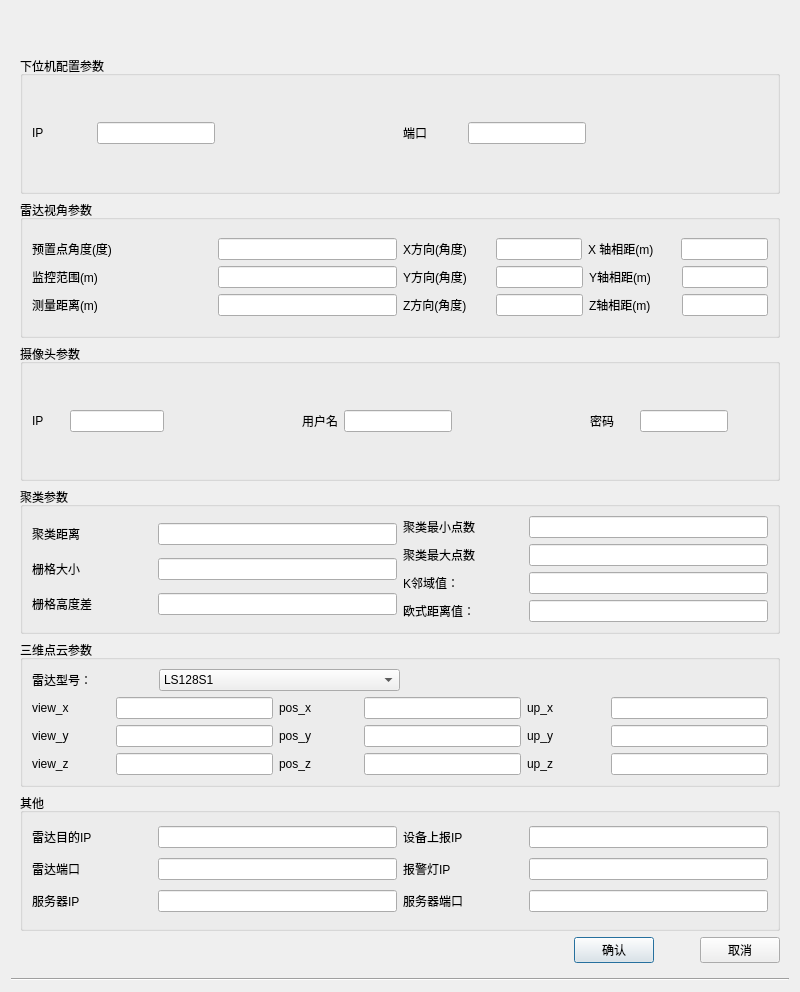
<?xml version="1.0" encoding="UTF-8"?>
<ui version="4.0">
 <class>AddLidar</class>
 <widget class="QDialog" name="AddLidar">
  <property name="geometry">
   <rect>
    <x>0</x>
    <y>0</y>
    <width>800</width>
    <height>992</height>
   </rect>
  </property>
  <property name="sizePolicy">
   <sizepolicy hsizetype="Fixed" vsizetype="Fixed">
    <horstretch>0</horstretch>
    <verstretch>0</verstretch>
   </sizepolicy>
  </property>
  <property name="windowTitle">
   <string>Dialog</string>
  </property>
  <layout class="QVBoxLayout" name="verticalLayout_20">
   <item>
    <widget class="ChildTitleBar" name="widget" native="true">
     <property name="minimumSize">
      <size>
       <width>0</width>
       <height>30</height>
      </size>
     </property>
     <property name="maximumSize">
      <size>
       <width>16777215</width>
       <height>30</height>
      </size>
     </property>
    </widget>
   </item>
   <item>
    <widget class="QWidget" name="widget_2" native="true">
     <layout class="QVBoxLayout" name="verticalLayout_13">
      <item>
       <layout class="QVBoxLayout" name="verticalLayout_10">
        <item>
         <layout class="QVBoxLayout" name="verticalLayout_3">
          <item>
           <widget class="QGroupBox" name="groupBox_6">
            <property name="title">
             <string>下位机配置参数</string>
            </property>
            <layout class="QGridLayout" name="gridLayout_6" rowstretch="0,0">
             <item row="1" column="0">
              <layout class="QVBoxLayout" name="verticalLayout_16" stretch="0">
               <property name="sizeConstraint">
                <enum>QLayout::SetNoConstraint</enum>
               </property>
               <item>
                <layout class="QHBoxLayout" name="horizontalLayout_53">
                 <property name="sizeConstraint">
                  <enum>QLayout::SetNoConstraint</enum>
                 </property>
                 <item>
                  <layout class="QVBoxLayout" name="verticalLayout_17">
                   <item>
                    <layout class="QHBoxLayout" name="horizontalLayout_54" stretch="1,2">
                     <item>
                      <widget class="QLabel" name="label_35">
                       <property name="text">
                        <string>IP</string>
                       </property>
                      </widget>
                     </item>
                     <item>
                      <widget class="QLineEdit" name="lower_machine_ip">
                       <property name="alignment">
                        <set>Qt::AlignCenter</set>
                       </property>
                      </widget>
                     </item>
                    </layout>
                   </item>
                  </layout>
                 </item>
                 <item>
                  <layout class="QVBoxLayout" name="verticalLayout_18">
                   <item>
                    <layout class="QHBoxLayout" name="horizontalLayout_56" stretch=""/>
                   </item>
                  </layout>
                 </item>
                 <item>
                  <spacer name="horizontalSpacer_4">
                   <property name="orientation">
                    <enum>Qt::Horizontal</enum>
                   </property>
                   <property name="sizeHint" stdset="0">
                    <size>
                     <width>40</width>
                     <height>20</height>
                    </size>
                   </property>
                  </spacer>
                 </item>
                 <item>
                  <layout class="QVBoxLayout" name="verticalLayout_19">
                   <item>
                    <layout class="QHBoxLayout" name="horizontalLayout_59" stretch="1,2">
                     <item>
                      <widget class="QLabel" name="label_41">
                       <property name="text">
                        <string>端口</string>
                       </property>
                      </widget>
                     </item>
                     <item>
                      <widget class="QLineEdit" name="lower_machine_port">
                       <property name="alignment">
                        <set>Qt::AlignCenter</set>
                       </property>
                      </widget>
                     </item>
                    </layout>
                   </item>
                  </layout>
                 </item>
                 <item>
                  <spacer name="horizontalSpacer_7">
                   <property name="orientation">
                    <enum>Qt::Horizontal</enum>
                   </property>
                   <property name="sizeHint" stdset="0">
                    <size>
                     <width>40</width>
                     <height>20</height>
                    </size>
                   </property>
                  </spacer>
                 </item>
                </layout>
               </item>
              </layout>
             </item>
            </layout>
           </widget>
          </item>
          <item>
           <widget class="QGroupBox" name="groupBox">
            <property name="title">
             <string>雷达视角参数</string>
            </property>
            <layout class="QGridLayout" name="gridLayout_3">
             <item row="0" column="0">
              <layout class="QVBoxLayout" name="verticalLayout">
               <item>
                <layout class="QHBoxLayout" name="horizontalLayout_37">
                 <item>
                  <layout class="QHBoxLayout" name="horizontalLayout_2" stretch="1,1">
                   <item>
                    <widget class="QLabel" name="label_4">
                     <property name="text">
                      <string>预置点角度(度)  </string>
                     </property>
                     <property name="alignment">
                      <set>Qt::AlignLeading|Qt::AlignLeft|Qt::AlignVCenter</set>
                     </property>
                    </widget>
                   </item>
                   <item>
                    <widget class="QLineEdit" name="JAngle">
                     <property name="alignment">
                      <set>Qt::AlignCenter</set>
                     </property>
                    </widget>
                   </item>
                  </layout>
                 </item>
                 <item>
                  <layout class="QHBoxLayout" name="horizontalLayout_21">
                   <item>
                    <layout class="QHBoxLayout" name="horizontalLayout_3" stretch="1,1">
                     <item>
                      <widget class="QLabel" name="label_9">
                       <property name="text">
                        <string>X方向(角度)</string>
                       </property>
                      </widget>
                     </item>
                     <item>
                      <widget class="QLineEdit" name="XAngle">
                       <property name="alignment">
                        <set>Qt::AlignCenter</set>
                       </property>
                      </widget>
                     </item>
                    </layout>
                   </item>
                   <item>
                    <layout class="QHBoxLayout" name="horizontalLayout_5" stretch="1,1">
                     <item>
                      <widget class="QLabel" name="label">
                       <property name="text">
                        <string>X 轴相距(m)</string>
                       </property>
                      </widget>
                     </item>
                     <item>
                      <widget class="QLineEdit" name="base_x">
                       <property name="alignment">
                        <set>Qt::AlignCenter</set>
                       </property>
                      </widget>
                     </item>
                    </layout>
                   </item>
                  </layout>
                 </item>
                </layout>
               </item>
               <item>
                <layout class="QHBoxLayout" name="horizontalLayout_38">
                 <item>
                  <layout class="QHBoxLayout" name="horizontalLayout" stretch="1,1">
                   <item>
                    <widget class="QLabel" name="label_2">
                     <property name="text">
                      <string>监控范围(m)</string>
                     </property>
                     <property name="alignment">
                      <set>Qt::AlignLeading|Qt::AlignLeft|Qt::AlignVCenter</set>
                     </property>
                    </widget>
                   </item>
                   <item>
                    <widget class="QLineEdit" name="JDis">
                     <property name="alignment">
                      <set>Qt::AlignCenter</set>
                     </property>
                    </widget>
                   </item>
                  </layout>
                 </item>
                 <item>
                  <layout class="QHBoxLayout" name="horizontalLayout_26">
                   <item>
                    <layout class="QHBoxLayout" name="horizontalLayout_4" stretch="1,1">
                     <item>
                      <widget class="QLabel" name="label_3">
                       <property name="text">
                        <string>Y方向(角度)</string>
                       </property>
                       <property name="alignment">
                        <set>Qt::AlignLeading|Qt::AlignLeft|Qt::AlignVCenter</set>
                       </property>
                      </widget>
                     </item>
                     <item>
                      <widget class="QLineEdit" name="YAngle">
                       <property name="alignment">
                        <set>Qt::AlignCenter</set>
                       </property>
                      </widget>
                     </item>
                    </layout>
                   </item>
                   <item>
                    <layout class="QHBoxLayout" name="horizontalLayout_6" stretch="1,1">
                     <item>
                      <widget class="QLabel" name="label_5">
                       <property name="text">
                        <string>Y轴相距(m)</string>
                       </property>
                      </widget>
                     </item>
                     <item>
                      <widget class="QLineEdit" name="base_y">
                       <property name="alignment">
                        <set>Qt::AlignCenter</set>
                       </property>
                      </widget>
                     </item>
                    </layout>
                   </item>
                  </layout>
                 </item>
                </layout>
               </item>
               <item>
                <layout class="QHBoxLayout" name="horizontalLayout_39">
                 <item>
                  <layout class="QHBoxLayout" name="horizontalLayout_7" stretch="1,1">
                   <item>
                    <widget class="QLabel" name="label_6">
                     <property name="text">
                      <string>测量距离(m)</string>
                     </property>
                    </widget>
                   </item>
                   <item>
                    <widget class="QLineEdit" name="setradius">
                     <property name="alignment">
                      <set>Qt::AlignCenter</set>
                     </property>
                    </widget>
                   </item>
                  </layout>
                 </item>
                 <item>
                  <layout class="QHBoxLayout" name="horizontalLayout_34">
                   <item>
                    <layout class="QHBoxLayout" name="horizontalLayout_35" stretch="1,1">
                     <item>
                      <widget class="QLabel" name="label_18">
                       <property name="text">
                        <string>Z方向(角度)</string>
                       </property>
                       <property name="alignment">
                        <set>Qt::AlignLeading|Qt::AlignLeft|Qt::AlignVCenter</set>
                       </property>
                      </widget>
                     </item>
                     <item>
                      <widget class="QLineEdit" name="ZAngle">
                       <property name="alignment">
                        <set>Qt::AlignCenter</set>
                       </property>
                      </widget>
                     </item>
                    </layout>
                   </item>
                   <item>
                    <layout class="QHBoxLayout" name="horizontalLayout_36" stretch="1,1">
                     <item>
                      <widget class="QLabel" name="label_19">
                       <property name="text">
                        <string>Z轴相距(m)</string>
                       </property>
                      </widget>
                     </item>
                     <item>
                      <widget class="QLineEdit" name="base_z">
                       <property name="alignment">
                        <set>Qt::AlignCenter</set>
                       </property>
                      </widget>
                     </item>
                    </layout>
                   </item>
                  </layout>
                 </item>
                </layout>
               </item>
              </layout>
             </item>
            </layout>
           </widget>
          </item>
          <item>
           <widget class="QGroupBox" name="groupBox_5">
            <property name="title">
             <string>摄像头参数</string>
            </property>
            <layout class="QGridLayout" name="gridLayout_5">
             <item row="1" column="0">
              <layout class="QVBoxLayout" name="verticalLayout_11">
               <item>
                <layout class="QHBoxLayout" name="horizontalLayout_51">
                 <item>
                  <layout class="QVBoxLayout" name="verticalLayout_12">
                   <item>
                    <layout class="QHBoxLayout" name="horizontalLayout_52" stretch="1,3">
                     <item>
                      <widget class="QLabel" name="label_30">
                       <property name="text">
                        <string>IP</string>
                       </property>
                      </widget>
                     </item>
                     <item>
                      <widget class="QLineEdit" name="camera_ip">
                       <property name="alignment">
                        <set>Qt::AlignCenter</set>
                       </property>
                      </widget>
                     </item>
                    </layout>
                   </item>
                  </layout>
                 </item>
                 <item>
                  <spacer name="horizontalSpacer_5">
                   <property name="orientation">
                    <enum>Qt::Horizontal</enum>
                   </property>
                   <property name="sizeHint" stdset="0">
                    <size>
                     <width>40</width>
                     <height>20</height>
                    </size>
                   </property>
                  </spacer>
                 </item>
                 <item>
                  <layout class="QVBoxLayout" name="verticalLayout_14">
                   <item>
                    <layout class="QHBoxLayout" name="horizontalLayout_55" stretch="0,0">
                     <item>
                      <widget class="QLabel" name="label_37">
                       <property name="text">
                        <string>用户名</string>
                       </property>
                      </widget>
                     </item>
                     <item>
                      <widget class="QLineEdit" name="camera_name">
                       <property name="alignment">
                        <set>Qt::AlignCenter</set>
                       </property>
                      </widget>
                     </item>
                    </layout>
                   </item>
                  </layout>
                 </item>
                 <item>
                  <spacer name="horizontalSpacer_6">
                   <property name="orientation">
                    <enum>Qt::Horizontal</enum>
                   </property>
                   <property name="sizeHint" stdset="0">
                    <size>
                     <width>40</width>
                     <height>20</height>
                    </size>
                   </property>
                  </spacer>
                 </item>
                 <item>
                  <layout class="QVBoxLayout" name="verticalLayout_15">
                   <item>
                    <layout class="QHBoxLayout" name="horizontalLayout_58" stretch="1,2,0">
                     <item>
                      <widget class="QLabel" name="label_40">
                       <property name="text">
                        <string>密码</string>
                       </property>
                      </widget>
                     </item>
                     <item>
                      <widget class="QLineEdit" name="camera_key">
                       <property name="alignment">
                        <set>Qt::AlignCenter</set>
                       </property>
                      </widget>
                     </item>
                     <item>
                      <spacer name="horizontalSpacer_8">
                       <property name="orientation">
                        <enum>Qt::Horizontal</enum>
                       </property>
                       <property name="sizeHint" stdset="0">
                        <size>
                         <width>40</width>
                         <height>20</height>
                        </size>
                       </property>
                      </spacer>
                     </item>
                    </layout>
                   </item>
                  </layout>
                 </item>
                </layout>
               </item>
              </layout>
             </item>
            </layout>
           </widget>
          </item>
          <item>
           <widget class="QGroupBox" name="groupBox_2">
            <property name="title">
             <string>聚类参数</string>
            </property>
            <layout class="QGridLayout" name="gridLayout_4">
             <item row="0" column="0">
              <layout class="QHBoxLayout" name="horizontalLayout_41">
               <item>
                <layout class="QVBoxLayout" name="verticalLayout_6">
                 <item>
                  <layout class="QHBoxLayout" name="horizontalLayout_8" stretch="1,2">
                   <item>
                    <widget class="QLabel" name="label_7">
                     <property name="text">
                      <string>聚类距离</string>
                     </property>
                    </widget>
                   </item>
                   <item>
                    <widget class="QLineEdit" name="clusterTolerance">
                     <property name="alignment">
                      <set>Qt::AlignCenter</set>
                     </property>
                    </widget>
                   </item>
                  </layout>
                 </item>
                 <item>
                  <layout class="QHBoxLayout" name="horizontalLayout_11" stretch="1,2">
                   <item>
                    <widget class="QLabel" name="label_11">
                     <property name="text">
                      <string>栅格大小</string>
                     </property>
                    </widget>
                   </item>
                   <item>
                    <widget class="QLineEdit" name="resolution">
                     <property name="alignment">
                      <set>Qt::AlignCenter</set>
                     </property>
                    </widget>
                   </item>
                  </layout>
                 </item>
                 <item>
                  <layout class="QHBoxLayout" name="horizontalLayout_12" stretch="1,2">
                   <item>
                    <widget class="QLabel" name="label_12">
                     <property name="text">
                      <string>栅格高度差</string>
                     </property>
                    </widget>
                   </item>
                   <item>
                    <widget class="QLineEdit" name="difference_threshold">
                     <property name="alignment">
                      <set>Qt::AlignCenter</set>
                     </property>
                    </widget>
                   </item>
                  </layout>
                 </item>
                </layout>
               </item>
               <item>
                <layout class="QVBoxLayout" name="verticalLayout_2">
                 <item>
                  <layout class="QHBoxLayout" name="horizontalLayout_9" stretch="1,2">
                   <item>
                    <widget class="QLabel" name="label_8">
                     <property name="text">
                      <string>聚类最小点数</string>
                     </property>
                    </widget>
                   </item>
                   <item>
                    <widget class="QLineEdit" name="minClusterSize">
                     <property name="alignment">
                      <set>Qt::AlignCenter</set>
                     </property>
                    </widget>
                   </item>
                  </layout>
                 </item>
                 <item>
                  <layout class="QHBoxLayout" name="horizontalLayout_10" stretch="1,2">
                   <item>
                    <widget class="QLabel" name="label_10">
                     <property name="text">
                      <string>聚类最大点数</string>
                     </property>
                    </widget>
                   </item>
                   <item>
                    <widget class="QLineEdit" name="maxClusterSize">
                     <property name="alignment">
                      <set>Qt::AlignCenter</set>
                     </property>
                    </widget>
                   </item>
                  </layout>
                 </item>
                 <item>
                  <layout class="QHBoxLayout" name="horizontalLayout_27" stretch="1,2">
                   <item>
                    <widget class="QLabel" name="label_20">
                     <property name="text">
                      <string>K邻域值：</string>
                     </property>
                    </widget>
                   </item>
                   <item>
                    <widget class="QLineEdit" name="kValue">
                     <property name="alignment">
                      <set>Qt::AlignCenter</set>
                     </property>
                    </widget>
                   </item>
                  </layout>
                 </item>
                 <item>
                  <layout class="QHBoxLayout" name="horizontalLayout_40" stretch="1,2">
                   <item>
                    <widget class="QLabel" name="label_29">
                     <property name="text">
                      <string>欧式距离值：</string>
                     </property>
                    </widget>
                   </item>
                   <item>
                    <widget class="QLineEdit" name="distance">
                     <property name="alignment">
                      <set>Qt::AlignCenter</set>
                     </property>
                    </widget>
                   </item>
                  </layout>
                 </item>
                </layout>
               </item>
              </layout>
             </item>
            </layout>
           </widget>
          </item>
          <item>
           <widget class="QGroupBox" name="groupBox_3">
            <property name="title">
             <string>三维点云参数</string>
            </property>
            <layout class="QGridLayout" name="gridLayout">
             <item row="1" column="0">
              <layout class="QVBoxLayout" name="verticalLayout_9">
               <item>
                <layout class="QHBoxLayout" name="horizontalLayout_33">
                 <item>
                  <layout class="QHBoxLayout" name="horizontalLayout_14" stretch="1,2">
                   <item>
                    <widget class="QLabel" name="label_13">
                     <property name="text">
                      <string>雷达型号：</string>
                     </property>
                    </widget>
                   </item>
                   <item>
                    <widget class="QComboBox" name="comboBox">
                     <item>
                      <property name="text">
                       <string>LS128S1</string>
                      </property>
                     </item>
                     <item>
                      <property name="text">
                       <string>CH128X1</string>
                      </property>
                     </item>
                     <item>
                      <property name="text">
                       <string>C16</string>
                      </property>
                     </item>
                    </widget>
                   </item>
                  </layout>
                 </item>
                 <item>
                  <spacer name="horizontalSpacer_2">
                   <property name="orientation">
                    <enum>Qt::Horizontal</enum>
                   </property>
                   <property name="sizeHint" stdset="0">
                    <size>
                     <width>40</width>
                     <height>20</height>
                    </size>
                   </property>
                  </spacer>
                 </item>
                </layout>
               </item>
               <item>
                <layout class="QHBoxLayout" name="horizontalLayout_28">
                 <item>
                  <layout class="QVBoxLayout" name="verticalLayout_4">
                   <item>
                    <layout class="QHBoxLayout" name="horizontalLayout_30" stretch="1,2">
                     <item>
                      <widget class="QLabel" name="label_26">
                       <property name="text">
                        <string>view_x</string>
                       </property>
                      </widget>
                     </item>
                     <item>
                      <widget class="QLineEdit" name="view_x">
                       <property name="alignment">
                        <set>Qt::AlignCenter</set>
                       </property>
                      </widget>
                     </item>
                    </layout>
                   </item>
                   <item>
                    <layout class="QHBoxLayout" name="horizontalLayout_31" stretch="1,2">
                     <item>
                      <widget class="QLabel" name="label_27">
                       <property name="text">
                        <string>view_y</string>
                       </property>
                      </widget>
                     </item>
                     <item>
                      <widget class="QLineEdit" name="view_y">
                       <property name="alignment">
                        <set>Qt::AlignCenter</set>
                       </property>
                      </widget>
                     </item>
                    </layout>
                   </item>
                   <item>
                    <layout class="QHBoxLayout" name="horizontalLayout_32" stretch="1,2">
                     <item>
                      <widget class="QLabel" name="label_28">
                       <property name="text">
                        <string>view_z</string>
                       </property>
                      </widget>
                     </item>
                     <item>
                      <widget class="QLineEdit" name="view_z">
                       <property name="alignment">
                        <set>Qt::AlignCenter</set>
                       </property>
                      </widget>
                     </item>
                    </layout>
                   </item>
                  </layout>
                 </item>
                 <item>
                  <layout class="QVBoxLayout" name="verticalLayout_8">
                   <item>
                    <layout class="QHBoxLayout" name="horizontalLayout_22" stretch="1,2">
                     <item>
                      <widget class="QLabel" name="label_21">
                       <property name="text">
                        <string>pos_x</string>
                       </property>
                      </widget>
                     </item>
                     <item>
                      <widget class="QLineEdit" name="pos_x">
                       <property name="alignment">
                        <set>Qt::AlignCenter</set>
                       </property>
                      </widget>
                     </item>
                    </layout>
                   </item>
                   <item>
                    <layout class="QHBoxLayout" name="horizontalLayout_17" stretch="1,2">
                     <item>
                      <widget class="QLabel" name="label_16">
                       <property name="text">
                        <string>pos_y</string>
                       </property>
                      </widget>
                     </item>
                     <item>
                      <widget class="QLineEdit" name="pos_y">
                       <property name="alignment">
                        <set>Qt::AlignCenter</set>
                       </property>
                      </widget>
                     </item>
                    </layout>
                   </item>
                   <item>
                    <layout class="QHBoxLayout" name="horizontalLayout_23" stretch="1,2">
                     <item>
                      <widget class="QLabel" name="label_22">
                       <property name="text">
                        <string>pos_z</string>
                       </property>
                      </widget>
                     </item>
                     <item>
                      <widget class="QLineEdit" name="pos_z">
                       <property name="alignment">
                        <set>Qt::AlignCenter</set>
                       </property>
                      </widget>
                     </item>
                    </layout>
                   </item>
                  </layout>
                 </item>
                 <item>
                  <layout class="QVBoxLayout" name="verticalLayout_7">
                   <item>
                    <layout class="QHBoxLayout" name="horizontalLayout_15" stretch="1,2">
                     <item>
                      <widget class="QLabel" name="label_14">
                       <property name="text">
                        <string>up_x</string>
                       </property>
                      </widget>
                     </item>
                     <item>
                      <widget class="QLineEdit" name="up_x">
                       <property name="alignment">
                        <set>Qt::AlignCenter</set>
                       </property>
                      </widget>
                     </item>
                    </layout>
                   </item>
                   <item>
                    <layout class="QHBoxLayout" name="horizontalLayout_16" stretch="1,2">
                     <item>
                      <widget class="QLabel" name="label_15">
                       <property name="text">
                        <string>up_y</string>
                       </property>
                      </widget>
                     </item>
                     <item>
                      <widget class="QLineEdit" name="up_y">
                       <property name="alignment">
                        <set>Qt::AlignCenter</set>
                       </property>
                      </widget>
                     </item>
                    </layout>
                   </item>
                   <item>
                    <layout class="QHBoxLayout" name="horizontalLayout_24" stretch="1,2">
                     <item>
                      <widget class="QLabel" name="label_23">
                       <property name="text">
                        <string>up_z</string>
                       </property>
                      </widget>
                     </item>
                     <item>
                      <widget class="QLineEdit" name="up_z">
                       <property name="alignment">
                        <set>Qt::AlignCenter</set>
                       </property>
                      </widget>
                     </item>
                    </layout>
                   </item>
                  </layout>
                 </item>
                </layout>
               </item>
              </layout>
             </item>
            </layout>
           </widget>
          </item>
          <item>
           <widget class="QGroupBox" name="groupBox_4">
            <property name="title">
             <string>其他</string>
            </property>
            <layout class="QGridLayout" name="gridLayout_2">
             <item row="0" column="0">
              <layout class="QVBoxLayout" name="verticalLayout_5">
               <item>
                <layout class="QHBoxLayout" name="horizontalLayout_19" stretch="1,1">
                 <item>
                  <layout class="QHBoxLayout" name="horizontalLayout_44" stretch="1,2">
                   <item>
                    <widget class="QLabel" name="label_32">
                     <property name="text">
                      <string>雷达目的IP</string>
                     </property>
                    </widget>
                   </item>
                   <item>
                    <widget class="QLineEdit" name="lidarAddress">
                     <property name="alignment">
                      <set>Qt::AlignCenter</set>
                     </property>
                    </widget>
                   </item>
                  </layout>
                 </item>
                 <item>
                  <layout class="QHBoxLayout" name="horizontalLayout_43" stretch="1,2">
                   <item>
                    <widget class="QLabel" name="label_31">
                     <property name="text">
                      <string>设备上报IP</string>
                     </property>
                    </widget>
                   </item>
                   <item>
                    <widget class="QLineEdit" name="dataAddress">
                     <property name="alignment">
                      <set>Qt::AlignCenter</set>
                     </property>
                    </widget>
                   </item>
                  </layout>
                 </item>
                </layout>
               </item>
               <item>
                <layout class="QHBoxLayout" name="horizontalLayout_20" stretch="1,1">
                 <item>
                  <layout class="QHBoxLayout" name="horizontalLayout_29" stretch="1,2">
                   <item>
                    <widget class="QLabel" name="label_25">
                     <property name="text">
                      <string>雷达端口</string>
                     </property>
                    </widget>
                   </item>
                   <item>
                    <widget class="QLineEdit" name="lidarPort">
                     <property name="alignment">
                      <set>Qt::AlignCenter</set>
                     </property>
                    </widget>
                   </item>
                  </layout>
                 </item>
                 <item>
                  <layout class="QHBoxLayout" name="horizontalLayout_25" stretch="1,2">
                   <item>
                    <widget class="QLabel" name="label_24">
                     <property name="text">
                      <string>报警灯IP</string>
                     </property>
                    </widget>
                   </item>
                   <item>
                    <widget class="QLineEdit" name="ledIp">
                     <property name="alignment">
                      <set>Qt::AlignCenter</set>
                     </property>
                    </widget>
                   </item>
                  </layout>
                 </item>
                </layout>
               </item>
               <item>
                <layout class="QHBoxLayout" name="horizontalLayout_46" stretch="1,1">
                 <item>
                  <layout class="QHBoxLayout" name="horizontalLayout_47" stretch="1,2">
                   <item>
                    <widget class="QLabel" name="label_33">
                     <property name="text">
                      <string>服务器IP</string>
                     </property>
                    </widget>
                   </item>
                   <item>
                    <widget class="QLineEdit" name="serverIP">
                     <property name="alignment">
                      <set>Qt::AlignCenter</set>
                     </property>
                    </widget>
                   </item>
                  </layout>
                 </item>
                 <item>
                  <layout class="QHBoxLayout" name="horizontalLayout_48" stretch="1,2">
                   <item>
                    <widget class="QLabel" name="label_34">
                     <property name="text">
                      <string>服务器端口</string>
                     </property>
                    </widget>
                   </item>
                   <item>
                    <widget class="QLineEdit" name="serverPort">
                     <property name="alignment">
                      <set>Qt::AlignCenter</set>
                     </property>
                    </widget>
                   </item>
                  </layout>
                 </item>
                </layout>
               </item>
               <item>
                <layout class="QHBoxLayout" name="horizontalLayout_45" stretch="1,1">
                 <item>
                  <layout class="QHBoxLayout" name="horizontalLayout_18" stretch=""/>
                 </item>
                 <item>
                  <layout class="QHBoxLayout" name="horizontalLayout_42" stretch=""/>
                 </item>
                </layout>
               </item>
              </layout>
             </item>
            </layout>
           </widget>
          </item>
         </layout>
        </item>
        <item>
         <layout class="QHBoxLayout" name="horizontalLayout_13" stretch="2,0,0,0">
          <item>
           <spacer name="horizontalSpacer_3">
            <property name="orientation">
             <enum>Qt::Horizontal</enum>
            </property>
            <property name="sizeHint" stdset="0">
             <size>
              <width>40</width>
              <height>20</height>
             </size>
            </property>
           </spacer>
          </item>
          <item>
           <widget class="QPushButton" name="btn_sure">
            <property name="text">
             <string>确认</string>
            </property>
           </widget>
          </item>
          <item>
           <spacer name="horizontalSpacer">
            <property name="orientation">
             <enum>Qt::Horizontal</enum>
            </property>
            <property name="sizeHint" stdset="0">
             <size>
              <width>40</width>
              <height>20</height>
             </size>
            </property>
           </spacer>
          </item>
          <item>
           <widget class="QPushButton" name="btn_no">
            <property name="text">
             <string>取消</string>
            </property>
           </widget>
          </item>
         </layout>
        </item>
       </layout>
      </item>
     </layout>
    </widget>
   </item>
   <item>
    <widget class="Line" name="line">
     <property name="orientation">
      <enum>Qt::Horizontal</enum>
     </property>
    </widget>
   </item>
  </layout>
 </widget>
 <customwidgets>
  <customwidget>
   <class>ChildTitleBar</class>
   <extends>QWidget</extends>
   <header location="global">childtitlebar.h</header>
   <container>1</container>
  </customwidget>
 </customwidgets>
 <resources/>
 <connections/>
</ui>
